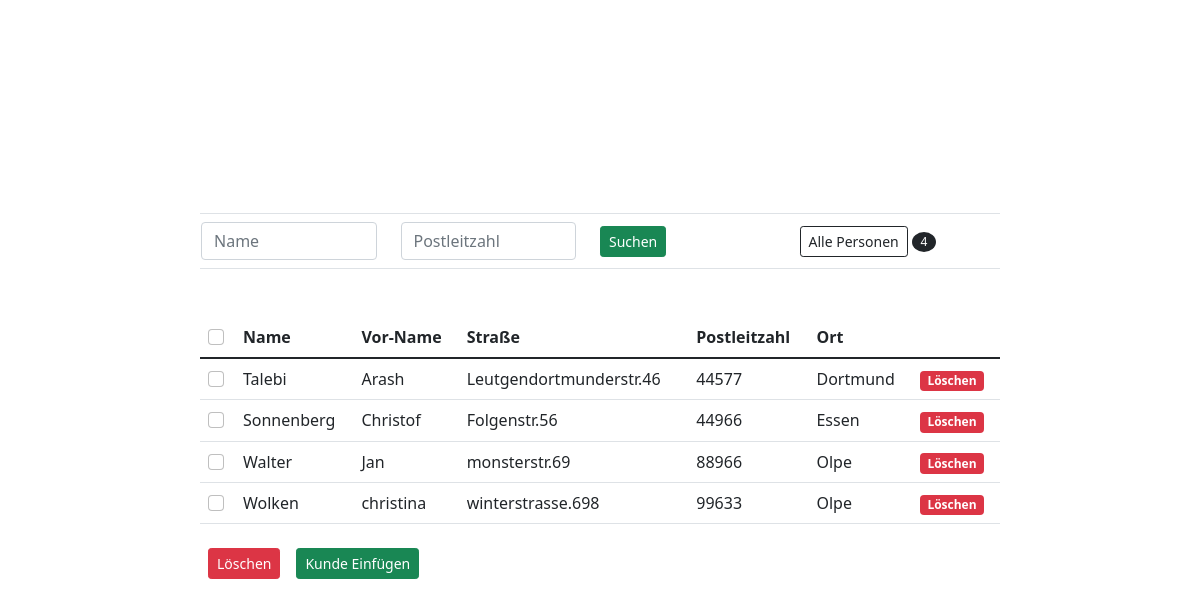
The page / on the database its author committed.
### tables this page shows
CREATE TABLE `kunde` (
  `kunde_id` int(11) NOT NULL,
  `name1` varchar(40) NOT NULL,
  `name2` varchar(40) NOT NULL,
  `strasse` varchar(40) NOT NULL,
  `plz` varchar(10) NOT NULL,
  `ort` varchar(40) NOT NULL
);

### core/controller.php (called while the page is built, shortened)
<?php
class Controller{
    function view($viewUrl,$data=[])
    {
        require('links.php');
        require('views/'.$viewUrl.'.php');
    }
}

### controllers/index.php (called while the page is built, shortened)
<?php
class Index extends Controller
{
    function home()
    {
        $personInfo = $this->model->getPersonInfo();
        $personCount = count($personInfo);
        $values = [$personInfo, '', '', $personCount];
        $this->view('index/home', $values);
    }
}

### core/model.php (called while the page is built, shortened)
<?php
class Model
{
    public static $conn = '';
    function __construct()
    {
        $serverName = 'localhost';
        $userName = 'root';
        $password = '';
        $dbname = 'kundenverwaltung';
        $attr = [PDO::MYSQL_ATTR_INIT_COMMAND => 'SET NAMES utf8'];
        self::$conn = new PDO('mysql:host=' . $serverName . ';dbname=' . $dbname, $userName, $password, $attr);
        self::$conn->setAttribute(PDO::ATTR_ERRMODE, PDO::ERRMODE_EXCEPTION);
    }
    function doSelect($sql, $values = [], $fetch = '', $fetchStyle = PDO::FETCH_ASSOC)
    {
        $stmt = self::$conn->prepare($sql);
        $stmt->execute();
        if ($fetch == '') {
            $result = $stmt->fetchAll($fetchStyle);
        } else {
            $result = $stmt->fetch($fetchStyle);
        }
        return $result;
    }
}

### models/model_index.php (called while the page is built, shortened)
<?php
class model_index extends Model
{
    public function getPersonInfo()
    {
        $sql = "SELECT * FROM kunde";
        $userInfo = $this->doSelect($sql);
        if (isset($userInfo)) {
            return $userInfo;
        }
    }
}

### views/index/home.php (the view, shortened to what this page needs)
<body>
    <div class="customer col-xxl-12 col-xl-12 col-1g-12 col-md-12 col-sm-6">
        <div class="mb-5">
            <form action="index/search" method="post">
                <div class="row border pt-2 pb-2">
                    <div class="col">
                        <input type="text" class="form-control" placeholder="Name" name="name1">
                    </div>
                    <div class="col">
                        <input type="text" class="form-control" placeholder="Postleitzahl" name="plz">
                    </div>
                    <div class="col mt-1">
                        <button type="submit" class="btn btn-sm btn-success">Suchen</button>
                    </div>
                    <div class="col mt-1">
                        <a href="index/home" class="btn btn-sm btn-outline-dark">Alle Personen</a>
                    </div>
                    <span class="statistik bg-dark">
                        <?php echo isset($data[3]) ? $data[3] : '' ?>
                    </span>
                </div>
            </form>
        </div>
        <div>
            <form action="index/delete" method="post" id="form_delete">
                <table class="table .table-striped">
                    <thead>
                        <tr>
                            <th><input id="checkAll" class="form-check-input" type="checkbox" id="check1" name="option1" value="something"></th>
                            <th>Name</th>
                            <th>Vor-Name</th>
                            <th>Straße</th>
                            <th>Postleitzahl</th>
                            <th>Ort</th>
                        </tr>
                    </thead>
                    <tbody>
                        <?php foreach ($data[0] as $row) : ?>
                            <tr>
                                <th><input class="form-check-input check" type="checkbox" value="<?= $row['kunde_id'] ?>" name="delete_group[]"></th>
                                <td><?= $row['name1'] ?></td>
                                <td><?= $row['name2'] ?></td>
                                <td><?= $row['strasse'] ?></td>
                                <td><?= $row['plz'] ?></td>
                                <td><?= $row['ort'] ?></td>
                                <td><a href="index/delete/<?= $row['kunde_id'] ?>"><span class="badge bg-danger">Löschen</span></a>
                                </td>
                            </tr>
                        <?php endforeach; ?>
                    </tbody>
                </table>
                <div class="d-flex flex-row">
                    <div class="m-2">
                        <button type="submit" class="btn btn-sm btn-danger">Löschen</button>
                    </div>
                    <div class="m-2">
                        <button type="button" class="btn btn-sm btn-success" data-bs-toggle="modal" data-bs-target="#myModal">Kunde Einfügen</button>
                    </div>
                </div>
            </form>
        </div>
    </div>
</body>
</html>

### index.php (shortened to what this page needs)
<!DOCTYPE html>
<?php
require('core/app.php');
require('core/controller.php');
require('core/model.php');
new app;
?>

### core/app.php (shortened to what this page needs)
<?php
class app
{
    public $controller = 'index';
    public $method = 'home';
    public $params = [];
    function __construct()
    {
        $controllerUrl = 'controllers/' . $this->controller . '.php';
        if (file_exists($controllerUrl)) {
            $object = new $this->controller;
            $object->model($this->controller);
            if (method_exists($object, $this->method)) {
                $arr = [$object, $this->method];
                call_user_func_array($arr, $this->params);
            }
        }
    }
}

### links.php (shortened to what this page needs)
<!DOCTYPE html>
<html lang="en">
<head>
    <link href="https://cdn.jsdelivr.net/npm/bootstrap@5.1.3/dist/css/bootstrap.min.css" rel="stylesheet">
    <link  href="<?= URL ?>public/styles.css" rel="stylesheet">
</head>

### public/styles.css (style rules this page uses)
body { display: flex; justify-content: center; align-items: center; height: 100vh; }
.customer { width: 800px; overflow: hidden; }
.statistik { width: 20px; height: 20px; border-radius: 50%; display: inline-block; color: white; position: relative; right: 75px; top:10px; display: flex; align-items: center; justify-content: center; font-size: 12px; }

### rows shown on the page
kunde: name1 "Talebi", name2 "Arash", strasse "Leutgendortmunderstr.46", plz "44577", ort "Dortmund"
kunde: name1 "Sonnenberg", name2 "Christof", strasse "Folgenstr.56", plz "44966", ort "Essen"
kunde: name1 "Walter", name2 "Jan", strasse "monsterstr.69", plz "88966", ort "Olpe"
kunde: name1 "Wolken", name2 "christina", strasse "winterstrasse.698", plz "99633", ort "Olpe"

### other values the page prints
$data[3] "4"
